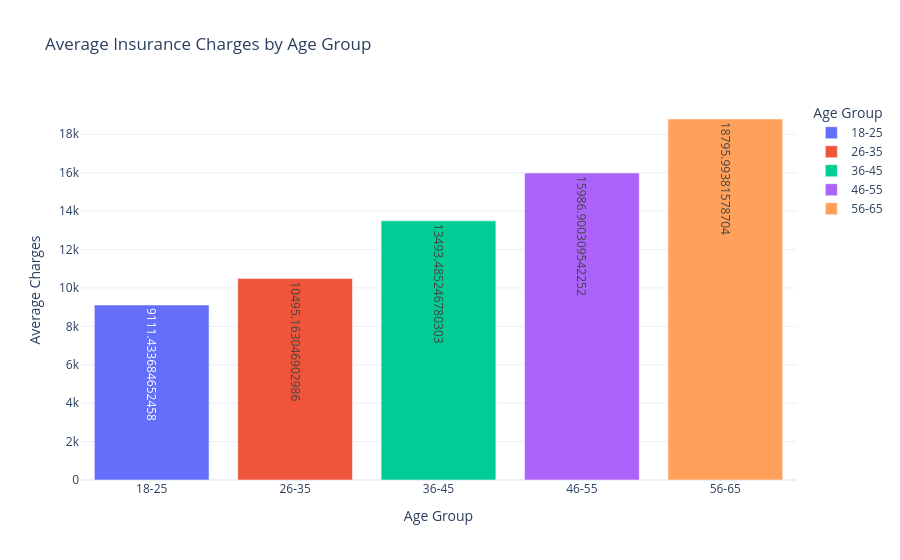

Write notebook code for a chart like this one.
### Markdown cell above
*Age vs Insurance Charges*

### Code cell
fig = px.bar(age_group_avg, x='Age Group', y='Average Charges',
              title='Average Insurance Charges by Age Group',
              text='Average Charges', color='Age Group',
              template='plotly_white')
fig.show()

### Figure 1 — Plotly figure (JSON) as saved in the notebook; plotly's stock layout.template omitted (floating-point values rounded to 4 significant figures)
{"data": [{"hovertemplate": "Age Group=%{x}<br>Average Charges=%{text}<extra></extra>", "legendgroup": "18-25", "marker": {"color": "#636efa", "pattern": {"shape": ""}}, "name": "18-25", "orientation": "v", "showlegend": true, "text": [9111.0], "textposition": "auto", "type": "bar", "x": ["18-25"], "xaxis": "x", "y": [9111.0], "yaxis": "y"}, {"hovertemplate": "Age Group=%{x}<br>Average Charges=%{text}<extra></extra>", "legendgroup": "26-35", "marker": {"color": "#EF553B", "pattern": {"shape": ""}}, "name": "26-35", "orientation": "v", "showlegend": true, "text": [10500.0], "textposition": "auto", "type": "bar", "x": ["26-35"], "xaxis": "x", "y": [10500.0], "yaxis": "y"}, {"hovertemplate": "Age Group=%{x}<br>Average Charges=%{text}<extra></extra>", "legendgroup": "36-45", "marker": {"color": "#00cc96", "pattern": {"shape": ""}}, "name": "36-45", "orientation": "v", "showlegend": true, "text": [13490.0], "textposition": "auto", "type": "bar", "x": ["36-45"], "xaxis": "x", "y": [13490.0], "yaxis": "y"}, {"hovertemplate": "Age Group=%{x}<br>Average Charges=%{text}<extra></extra>", "legendgroup": "46-55", "marker": {"color": "#ab63fa", "pattern": {"shape": ""}}, "name": "46-55", "orientation": "v", "showlegend": true, "text": [15990.0], "textposition": "auto", "type": "bar", "x": ["46-55"], "xaxis": "x", "y": [15990.0], "yaxis": "y"}, {"hovertemplate": "Age Group=%{x}<br>Average Charges=%{text}<extra></extra>", "legendgroup": "56-65", "marker": {"color": "#FFA15A", "pattern": {"shape": ""}}, "name": "56-65", "orientation": "v", "showlegend": true, "text": [18800.0], "textposition": "auto", "type": "bar", "x": ["56-65"], "xaxis": "x", "y": [18800.0], "yaxis": "y"}], "layout": {"barmode": "relative", "legend": {"title": {"text": "Age Group"}, "tracegroupgap": 0}, "title": {"text": "Average Insurance Charges by Age Group"}, "xaxis": {"anchor": "y", "categoryarray": ["18-25", "26-35", "36-45", "46-55", "56-65"], "categoryorder": "array", "domain": [0, 1], "title": {"text": "Age Group"}}, "yaxis": {"anchor": "x", "domain": [0, 1], "title": {"text": "Average Charges"}}}}
